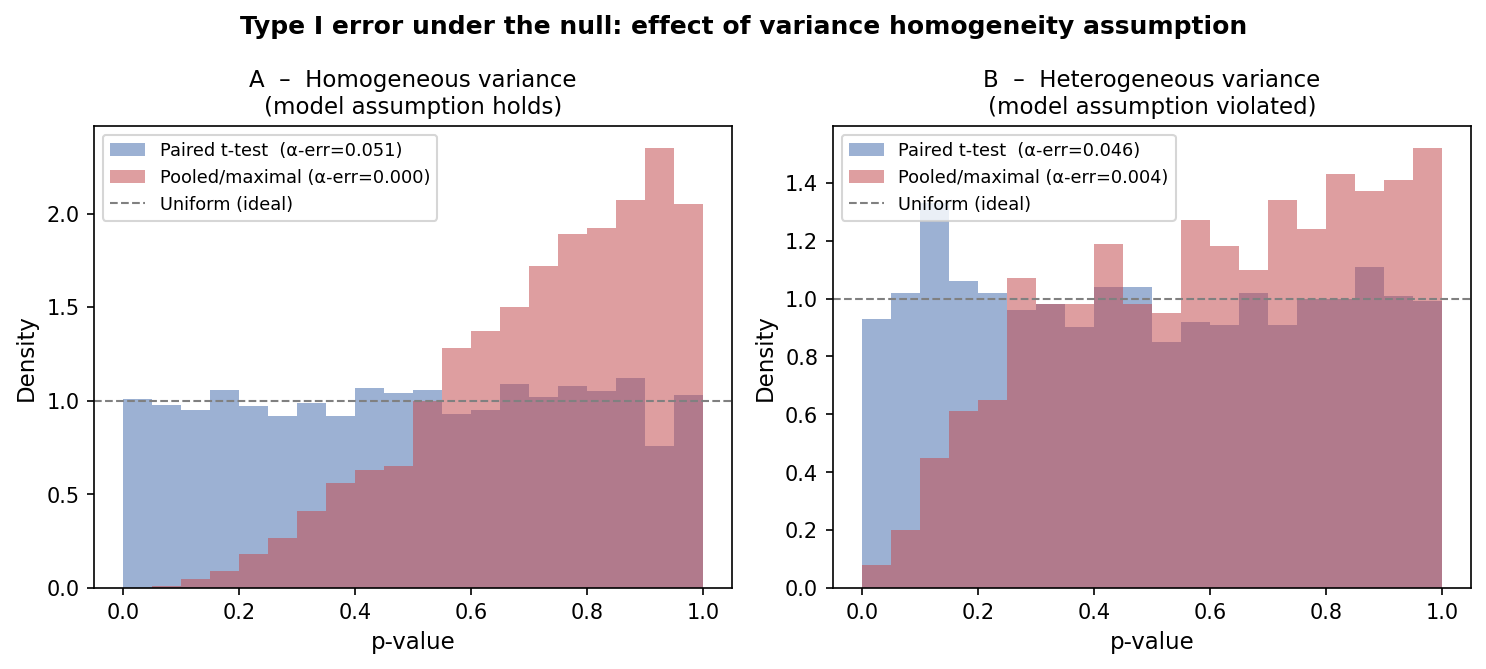

This figure's Python source:
"""
Figure 3: The hidden variance homogeneity assumption in maximal models

Barr et al.'s (2013) recommendation to "keep it maximal" implicitly
assumes that random-slope variance is the same across conditions
(i.e., that the covariance structure is constant).  This figure shows
two scenarios:

  A) Homogeneous variance: the assumption holds; pooling is efficient.
  B) Heterogeneous variance: the assumption is violated; the maximal
     model distorts inference.

We illustrate the bias in estimated fixed-effect SE when the wrong
variance structure is imposed.
"""

import numpy as np
import matplotlib.pyplot as plt
from scipy import stats

rng = np.random.default_rng(0)

N_SIMS  = 2000
N_SUBJ  = 30
N_ITEMS = 16

TRUE_EFFECT = 0.0   # null effect – we track Type I error

# ------------------------------------------------------------------
# Scenario A: homogeneous random slopes (sigma_slope same in both conds)
# ------------------------------------------------------------------
def gen_homogeneous(n_subj, n_items, sigma_int=0.6, sigma_slope=0.4):
    b_int   = rng.normal(0, sigma_int,   n_subj)
    b_slope = rng.normal(0, sigma_slope, n_subj)
    data = []
    for i in range(n_subj):
        for j in range(n_items):
            for c in [0, 1]:
                y = b_int[i] + c * b_slope[i] + rng.normal(0, 0.5)
                data.append((i, j, c, y))
    return np.array(data)


# ------------------------------------------------------------------
# Scenario B: heterogeneous – condition 1 has much larger subject variance
# ------------------------------------------------------------------
def gen_heterogeneous(n_subj, n_items, sigma_int=0.6,
                      sigma_slope_cond0=0.1, sigma_slope_cond1=0.8):
    b_int    = rng.normal(0, sigma_int,         n_subj)
    b_s0     = rng.normal(0, sigma_slope_cond0, n_subj)
    b_s1     = rng.normal(0, sigma_slope_cond1, n_subj)
    data = []
    for i in range(n_subj):
        for j in range(n_items):
            y0 = b_int[i] + b_s0[i] + rng.normal(0, 0.5)
            y1 = b_int[i] + b_s1[i] + rng.normal(0, 0.5)
            data.append((i, j, 0, y0))
            data.append((i, j, 1, y1))
    return np.array(data)


def ttest_on_diffs(data, n_subj):
    """Simple paired t-test on per-subject means."""
    means = []
    for i in range(n_subj):
        subj = data[data[:, 0] == i]
        m0 = subj[subj[:, 2] == 0, 3].mean()
        m1 = subj[subj[:, 2] == 1, 3].mean()
        means.append(m1 - m0)
    means = np.array(means)
    t, p = stats.ttest_1samp(means, 0)
    return p


def pooled_ttest(data, n_subj):
    """
    Mimics the maximal LMM's pooling by estimating a single slope
    variance from the grand average – correct under homogeneity,
    biased under heterogeneity.
    We simulate this by pooling variance from both conditions together
    before computing the SE.
    """
    all_means = []
    for i in range(n_subj):
        subj = data[data[:, 0] == i]
        m0 = subj[subj[:, 2] == 0, 3].mean()
        m1 = subj[subj[:, 2] == 1, 3].mean()
        all_means.append((m0, m1))
    all_means = np.array(all_means)
    grand_var = np.var(all_means, axis=0).mean()   # pooled
    diffs = all_means[:, 1] - all_means[:, 0]
    se = np.sqrt(2 * grand_var / n_subj)
    t  = diffs.mean() / se
    p  = 2 * stats.t.sf(abs(t), df=n_subj - 1)
    return p


# ------------------------------------------------------------------
# Run
# ------------------------------------------------------------------
results = {
    "homogeneous": {"simple": [], "pooled": []},
    "heterogeneous": {"simple": [], "pooled": []},
}

for _ in range(N_SIMS):
    d_h = gen_homogeneous(N_SUBJ, N_ITEMS)
    results["homogeneous"]["simple"].append(ttest_on_diffs(d_h, N_SUBJ))
    results["homogeneous"]["pooled"].append(pooled_ttest(d_h, N_SUBJ))

    d_v = gen_heterogeneous(N_SUBJ, N_ITEMS)
    results["heterogeneous"]["simple"].append(ttest_on_diffs(d_v, N_SUBJ))
    results["heterogeneous"]["pooled"].append(pooled_ttest(d_v, N_SUBJ))


def type1(ps, alpha=0.05):
    return np.mean(np.array(ps) < alpha)


# ------------------------------------------------------------------
# Plot
# ------------------------------------------------------------------
fig, axes = plt.subplots(1, 2, figsize=(10, 4.5), sharey=False)

scenarios = ["homogeneous", "heterogeneous"]
titles    = ["A  –  Homogeneous variance\n(model assumption holds)",
             "B  –  Heterogeneous variance\n(model assumption violated)"]

for ax, scenario, title in zip(axes, scenarios, titles):
    simple_p = np.array(results[scenario]["simple"])
    pooled_p = np.array(results[scenario]["pooled"])

    # P-value histograms
    bins = np.linspace(0, 1, 21)
    ax.hist(simple_p, bins=bins, alpha=0.55, color="#4C72B0",
            label=f"Paired t-test  (α-err={type1(simple_p):.3f})", density=True)
    ax.hist(pooled_p, bins=bins, alpha=0.55, color="#C44E52",
            label=f"Pooled/maximal (α-err={type1(pooled_p):.3f})", density=True)
    ax.axhline(1, color="gray", linestyle="--", linewidth=1, label="Uniform (ideal)")
    ax.set_xlabel("p-value", fontsize=11)
    ax.set_ylabel("Density", fontsize=11)
    ax.set_title(title, fontsize=11)
    ax.legend(fontsize=8.5)

fig.suptitle(
    "Type I error under the null: effect of variance homogeneity assumption",
    fontsize=12, fontweight="bold")
fig.tight_layout()
fig.savefig("fig3_variance_assumption.pdf", bbox_inches="tight")
fig.savefig("fig3_variance_assumption.png", dpi=150, bbox_inches="tight")
plt.show()
